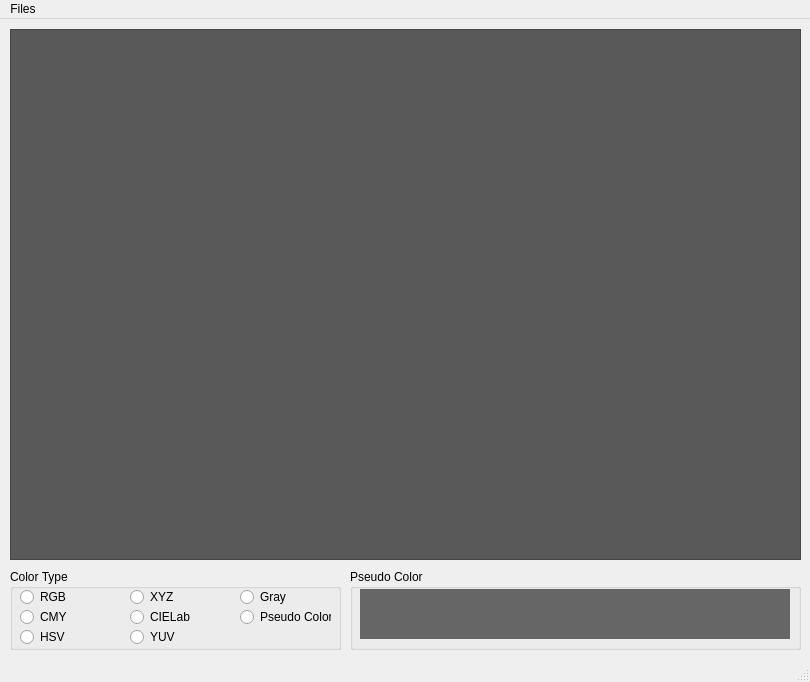
<?xml version="1.0" encoding="UTF-8"?>
<ui version="4.0">
 <class>MainWindow</class>
 <widget class="QMainWindow" name="MainWindow">
  <property name="geometry">
   <rect>
    <x>0</x>
    <y>0</y>
    <width>810</width>
    <height>682</height>
   </rect>
  </property>
  <property name="windowTitle">
   <string>Color Splitter</string>
  </property>
  <property name="windowIcon">
   <iconset resource="../libsources/icon.qrc">
    <normaloff>:/icon/simpleProcessing.ico</normaloff>:/icon/simpleProcessing.ico</iconset>
  </property>
  <widget class="QWidget" name="centralWidget">
   <widget class="QSmartGraphicsView" name="graphicsView">
    <property name="geometry">
     <rect>
      <x>10</x>
      <y>10</y>
      <width>791</width>
      <height>531</height>
     </rect>
    </property>
    <property name="styleSheet">
     <string notr="true">background-color: rgb(89, 89, 89);</string>
    </property>
   </widget>
   <widget class="QGroupBox" name="groupBox_colorType">
    <property name="enabled">
     <bool>true</bool>
    </property>
    <property name="geometry">
     <rect>
      <x>10</x>
      <y>550</y>
      <width>331</width>
      <height>81</height>
     </rect>
    </property>
    <property name="title">
     <string>Color Type</string>
    </property>
    <widget class="QRadioButton" name="radioButton_rgb">
     <property name="geometry">
      <rect>
       <x>10</x>
       <y>20</y>
       <width>83</width>
       <height>16</height>
      </rect>
     </property>
     <property name="text">
      <string>RGB</string>
     </property>
    </widget>
    <widget class="QRadioButton" name="radioButton_cmy">
     <property name="geometry">
      <rect>
       <x>10</x>
       <y>40</y>
       <width>83</width>
       <height>16</height>
      </rect>
     </property>
     <property name="text">
      <string>CMY</string>
     </property>
    </widget>
    <widget class="QRadioButton" name="radioButton_hsv">
     <property name="geometry">
      <rect>
       <x>10</x>
       <y>60</y>
       <width>83</width>
       <height>16</height>
      </rect>
     </property>
     <property name="text">
      <string>HSV</string>
     </property>
    </widget>
    <widget class="QRadioButton" name="radioButton_xyz">
     <property name="geometry">
      <rect>
       <x>120</x>
       <y>20</y>
       <width>83</width>
       <height>16</height>
      </rect>
     </property>
     <property name="text">
      <string>XYZ</string>
     </property>
    </widget>
    <widget class="QRadioButton" name="radioButton_cielab">
     <property name="geometry">
      <rect>
       <x>120</x>
       <y>40</y>
       <width>83</width>
       <height>16</height>
      </rect>
     </property>
     <property name="text">
      <string>CIELab</string>
     </property>
    </widget>
    <widget class="QRadioButton" name="radioButton_yuv">
     <property name="geometry">
      <rect>
       <x>120</x>
       <y>60</y>
       <width>83</width>
       <height>16</height>
      </rect>
     </property>
     <property name="text">
      <string>YUV</string>
     </property>
    </widget>
    <widget class="QRadioButton" name="radioButton_gray">
     <property name="geometry">
      <rect>
       <x>230</x>
       <y>20</y>
       <width>83</width>
       <height>16</height>
      </rect>
     </property>
     <property name="text">
      <string>Gray</string>
     </property>
    </widget>
    <widget class="QRadioButton" name="radioButton_pseudoColor">
     <property name="geometry">
      <rect>
       <x>230</x>
       <y>40</y>
       <width>91</width>
       <height>16</height>
      </rect>
     </property>
     <property name="text">
      <string>Pseudo Color</string>
     </property>
    </widget>
   </widget>
   <widget class="QGroupBox" name="groupBox_2">
    <property name="geometry">
     <rect>
      <x>350</x>
      <y>550</y>
      <width>451</width>
      <height>81</height>
     </rect>
    </property>
    <property name="title">
     <string>Pseudo Color</string>
    </property>
    <widget class="QLabelBar" name="label_pseudoBar">
     <property name="geometry">
      <rect>
       <x>10</x>
       <y>20</y>
       <width>430</width>
       <height>50</height>
      </rect>
     </property>
     <property name="styleSheet">
      <string notr="true">background-color: rgb(102, 102, 102);</string>
     </property>
     <property name="text">
      <string/>
     </property>
    </widget>
   </widget>
  </widget>
  <widget class="QMenuBar" name="menuBar">
   <property name="geometry">
    <rect>
     <x>0</x>
     <y>0</y>
     <width>810</width>
     <height>21</height>
    </rect>
   </property>
   <widget class="QMenu" name="menuFiles">
    <property name="title">
     <string>Files</string>
    </property>
    <addaction name="actionOpen_image"/>
    <addaction name="actionImport_photo_from_Simple_Processing"/>
    <addaction name="actionExit"/>
   </widget>
   <addaction name="menuFiles"/>
  </widget>
  <widget class="QStatusBar" name="statusBar"/>
  <action name="actionOpen_image">
   <property name="text">
    <string>Open image</string>
   </property>
  </action>
  <action name="actionImport_photo_from_Simple_Processing">
   <property name="enabled">
    <bool>false</bool>
   </property>
   <property name="text">
    <string>Import photo from Simple Processing</string>
   </property>
  </action>
  <action name="actionExit">
   <property name="text">
    <string>Exit</string>
   </property>
  </action>
 </widget>
 <layoutdefault spacing="6" margin="11"/>
 <customwidgets>
  <customwidget>
   <class>QLabelBar</class>
   <extends>QLabel</extends>
   <header location="global">qlabelbar.h</header>
  </customwidget>
  <customwidget>
   <class>QSmartGraphicsView</class>
   <extends>QGraphicsView</extends>
   <header location="global">qsmartgraphicsview.h</header>
  </customwidget>
 </customwidgets>
 <resources>
  <include location="../libsources/icon.qrc"/>
 </resources>
 <connections>
  <connection>
   <sender>actionExit</sender>
   <signal>triggered()</signal>
   <receiver>MainWindow</receiver>
   <slot>close()</slot>
   <hints>
    <hint type="sourcelabel">
     <x>-1</x>
     <y>-1</y>
    </hint>
    <hint type="destinationlabel">
     <x>404</x>
     <y>403</y>
    </hint>
   </hints>
  </connection>
 </connections>
</ui>
